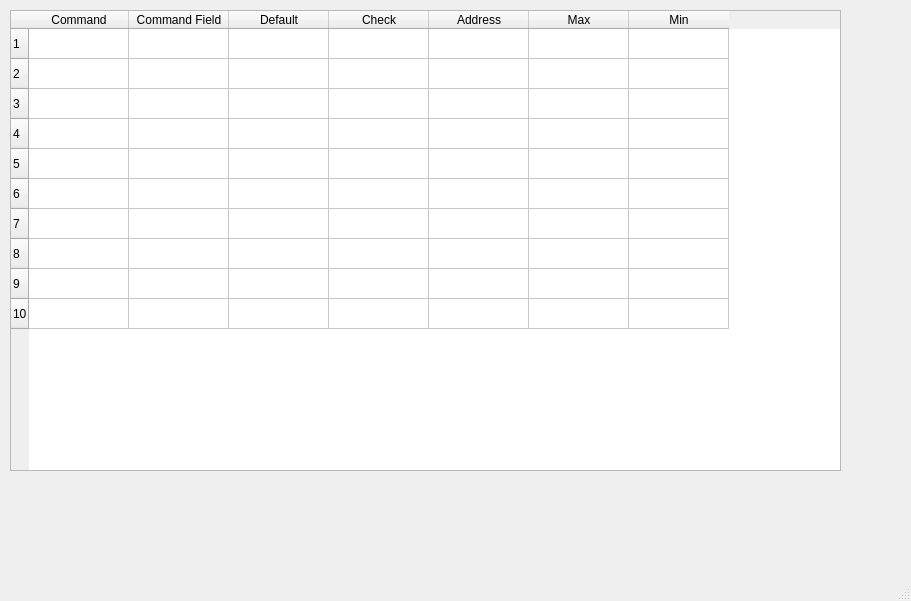
<?xml version="1.0" encoding="UTF-8"?>
<ui version="4.0">
 <class>Window2</class>
 <widget class="QMainWindow" name="Window2">
  <property name="geometry">
   <rect>
    <x>0</x>
    <y>0</y>
    <width>911</width>
    <height>601</height>
   </rect>
  </property>
  <property name="windowTitle">
   <string>Command</string>
  </property>
  <widget class="QWidget" name="centralwidget">
   <widget class="QTableWidget" name="cmdTable">
    <property name="geometry">
     <rect>
      <x>10</x>
      <y>10</y>
      <width>831</width>
      <height>461</height>
     </rect>
    </property>
    <property name="rowCount">
     <number>10</number>
    </property>
    <property name="columnCount">
     <number>7</number>
    </property>
    <row/>
    <row/>
    <row/>
    <row/>
    <row/>
    <row/>
    <row/>
    <row/>
    <row/>
    <row/>
    <column>
     <property name="text">
      <string>Command</string>
     </property>
    </column>
    <column>
     <property name="text">
      <string>Command Field</string>
     </property>
    </column>
    <column>
     <property name="text">
      <string>Default</string>
     </property>
    </column>
    <column>
     <property name="text">
      <string>Check</string>
     </property>
    </column>
    <column>
     <property name="text">
      <string>Address</string>
     </property>
    </column>
    <column>
     <property name="text">
      <string>Max</string>
     </property>
    </column>
    <column>
     <property name="text">
      <string>Min</string>
     </property>
    </column>
   </widget>
  </widget>
  <widget class="QMenuBar" name="menubar">
   <property name="geometry">
    <rect>
     <x>0</x>
     <y>0</y>
     <width>911</width>
     <height>21</height>
    </rect>
   </property>
  </widget>
  <widget class="QStatusBar" name="statusbar"/>
 </widget>
 <resources/>
 <connections/>
</ui>
